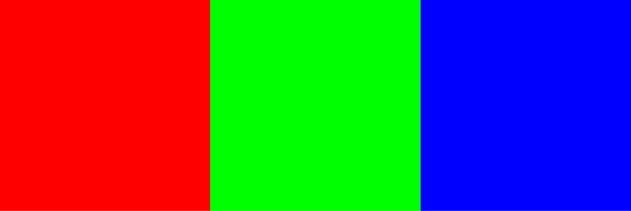
#> input picture img/1.jpg, 631 x 211 px, shrunk from 1250 x 417 before the run
$ python translation2.3.py
#> lines starting #> are read from the running program, lines starting #| are printed output that depends on the picture

from PIL import Image
import sys
import glob

files = glob.glob("img/1.jpg")
count = 0

for i in files:
    im = Image.open(i)
#> im is the input picture: PIL image 631x211 RGB; mean R, G, B 84.8, 85.1, 85.2
    pixdata = im.load()

    count += 1
    strCount = str(count)

    for y in xrange(im.size[1]):
        for x in xrange(im.size[0]):
            if 185 < pixdata[x, y][0] or 185 < pixdata[x, y][1] or 185 < pixdata[x, y][2]:
                pixdata[x, y] = (0, 0, 0)
            else:
                pixdata[x, y] = (255, 255, 255)


    for y in xrange(1, im.size[1]-1):
        for x in xrange(1, im.size[0]-1):
            if pixdata[x, y] == (0,0,0) and (pixdata[x + 1, y] == (255, 255, 255) or pixdata[x + 1, y + 1] == (255, 255, 255) or pixdata[x, y + 1] == (255, 255, 255)):
                pixdata[x, y] = (0, 0, 255)
            elif pixdata[x, y] == (0,0,0) and (pixdata[x - 1, y] == (255, 255, 255) or pixdata[x - 1, y - 1] == (255, 255, 255) or pixdata[x, y - 1] == (255, 255, 255)):
                pixdata[x, y] = (0, 0, 0)
            else:
                pixdata[x, y] = (255, 255, 255)

    im.convert('RGB')
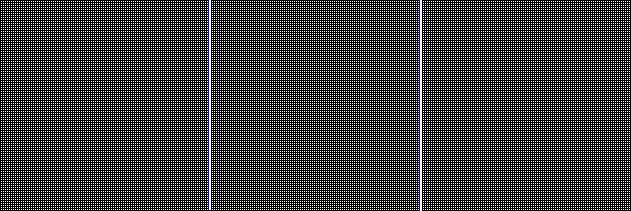
#> im: PIL image 631x211 RGB; mean R, G, B 64.4, 64.4, 65.2
    im.save('out/translation2.3/' + strCount + '.4.jpg', "JPEG")

$ run again, with img/10.jpg copied over img/1.jpg
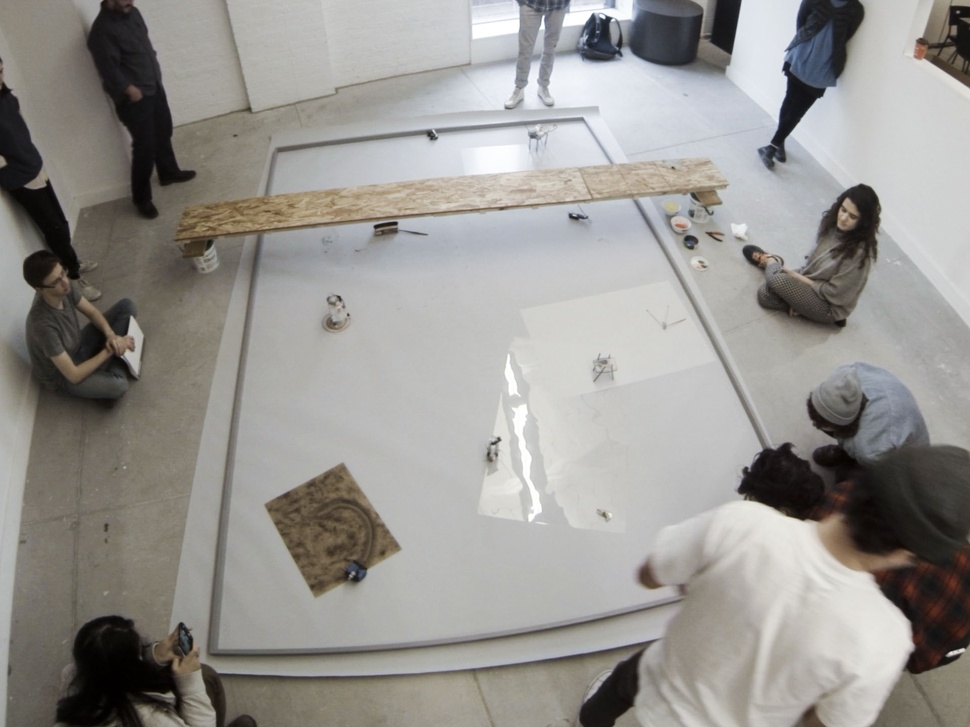
#> input picture img/10.jpg, 970 x 727 px, shrunk from 1920 x 1440 before the run
#> im is the input picture: PIL image 970x727 RGB; mean R, G, B 151, 148.8, 145
#> `im.convert('RGB')`:
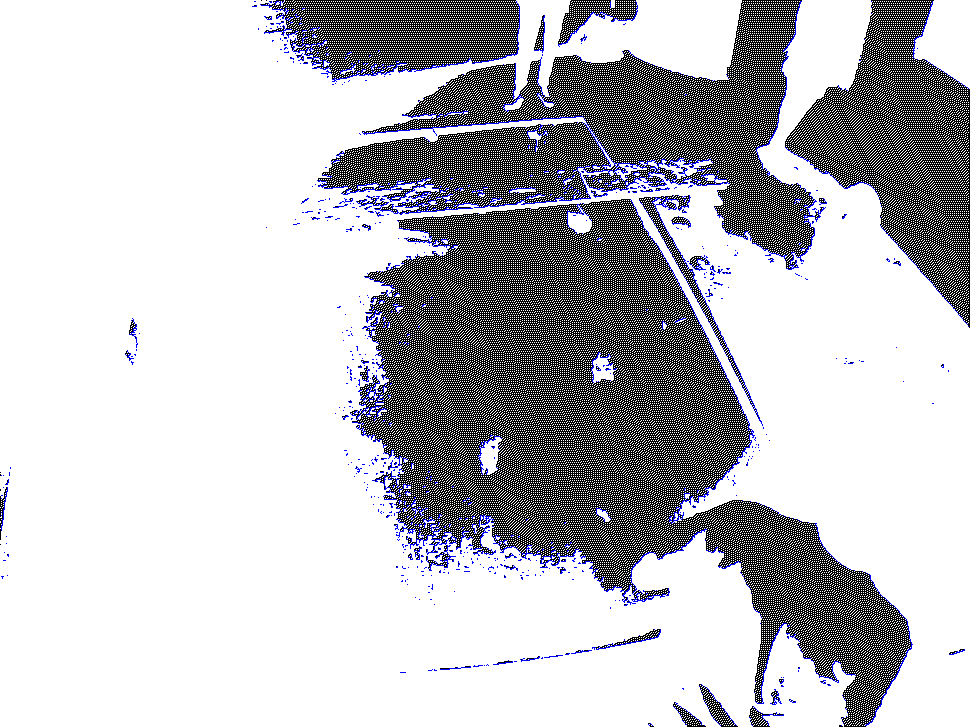
#> im: PIL image 970x727 RGB; mean R, G, B 189.9, 189.9, 194

$ run again, with img/11.jpg copied over img/1.jpg
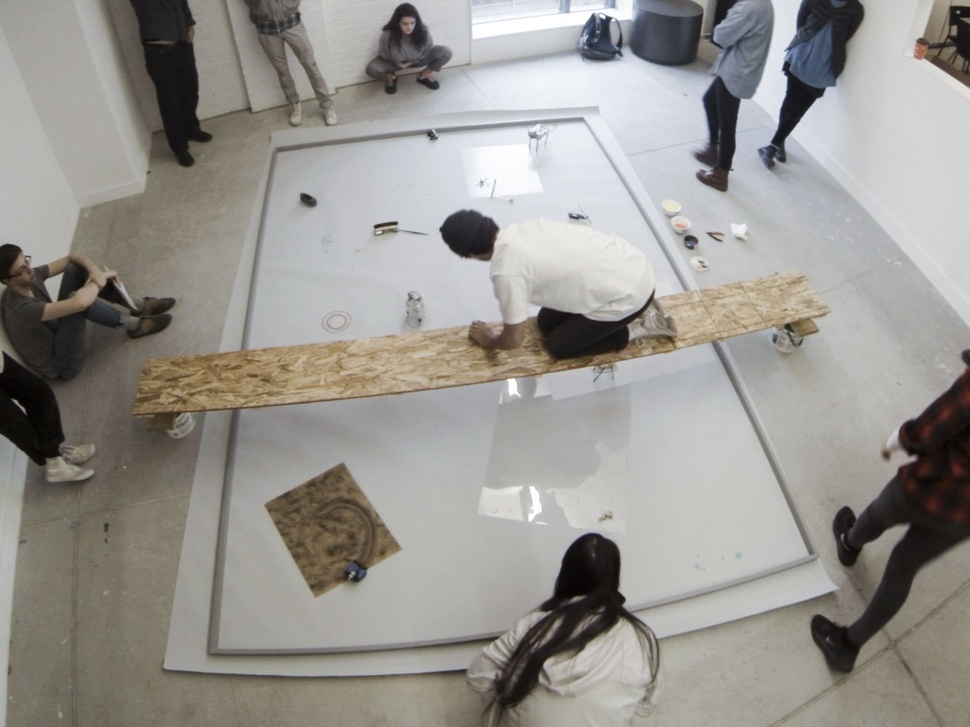
#> input picture img/11.jpg, 970 x 727 px, shrunk from 1920 x 1440 before the run
#> im is the input picture: PIL image 970x727 RGB; mean R, G, B 151.8, 149.2, 144.3
#> `im.convert('RGB')`:
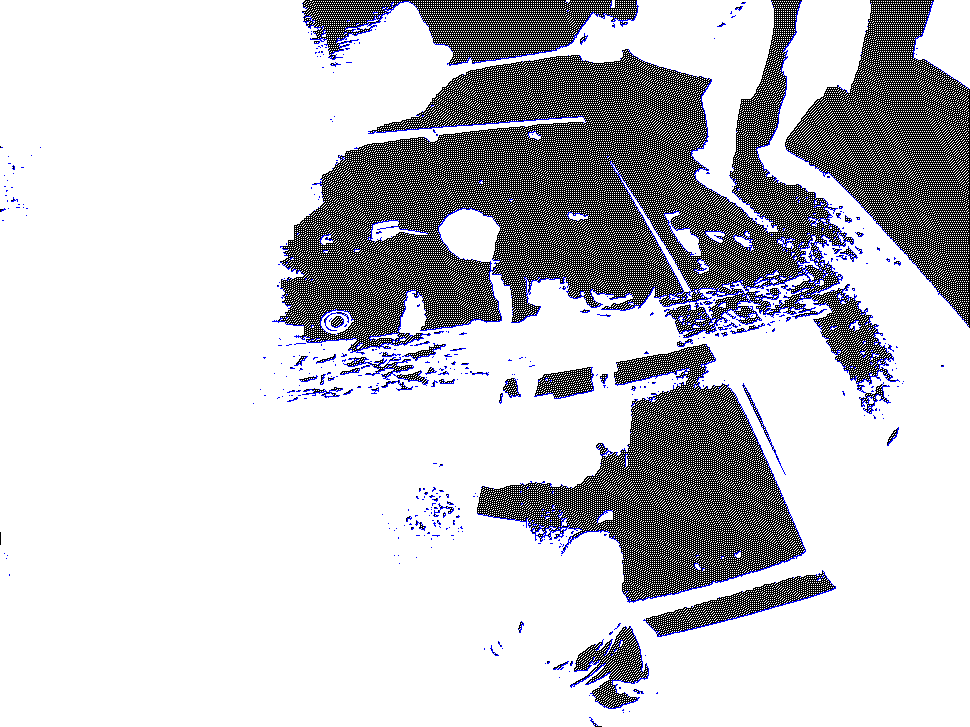
#> im: PIL image 970x727 RGB; mean R, G, B 199.3, 199.3, 203.5

$ run again, with img/12.jpg copied over img/1.jpg
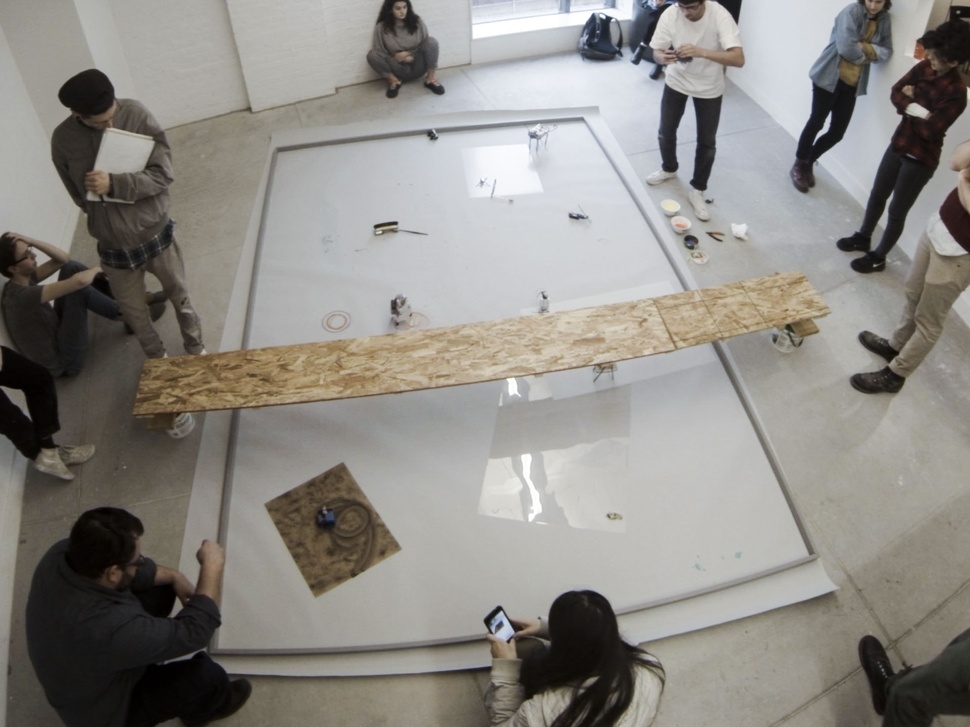
#> input picture img/12.jpg, 970 x 727 px, shrunk from 1920 x 1440 before the run
#> im is the input picture: PIL image 970x727 RGB; mean R, G, B 141.3, 138.4, 133.3
#> `im.convert('RGB')`:
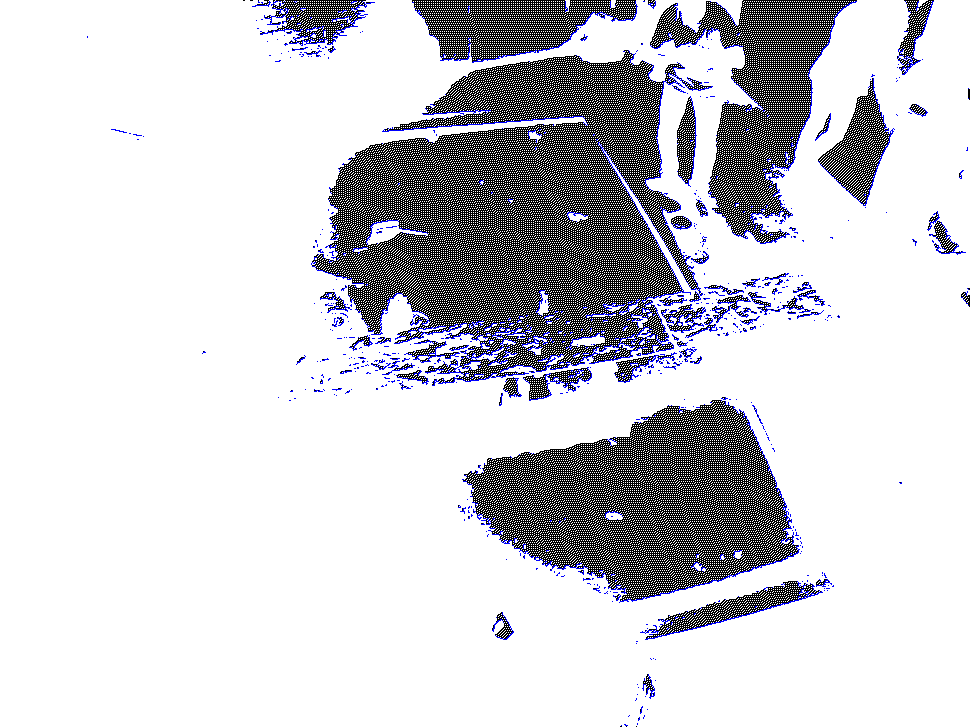
#> im: PIL image 970x727 RGB; mean R, G, B 206.7, 206.7, 211.1
